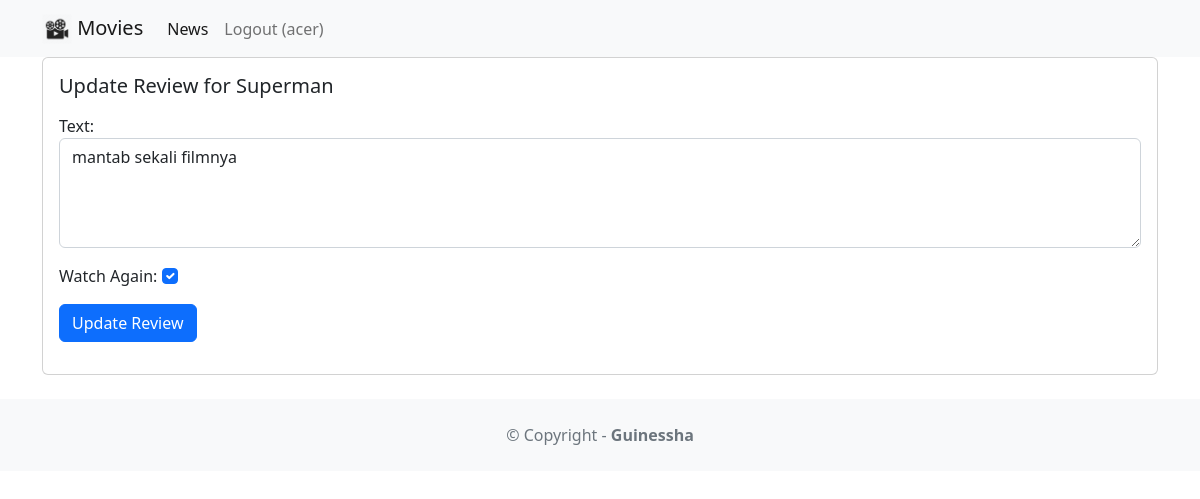
/movie/review/2 (signed in), run on the app's committed database.
### movie/models.py (models this page shows, shortened)
class Review(models.Model):
    text = models.CharField(max_length=100)
    date = models.DateTimeField(auto_now_add=True)
    user = models.ForeignKey(
            User,on_delete=models.CASCADE)
    movie = models.ForeignKey(
            Movie,on_delete=models.CASCADE)
    watchAgain = models.BooleanField()

class Movie(models.Model):
    title = models.CharField(max_length=100)
    description = models.CharField(max_length=250)
    image = models.ImageField(upload_to='movie/images/')
    url = models.URLField(blank=True)

### movie/views.py (the view, shortened to what this page needs)
# urls.py: path('review/<int:review_id>', views.updatereview, name='updatereview'),
@login_required
def updatereview(request, review_id):
    review = get_object_or_404(Review,pk=review_id, user=request.user)
    if request.method == 'GET':
        form = ReviewForm(instance=review)
        return render(request, 'updatereview.html', {'review': review, 'form':form})

### movie/forms.py
class ReviewForm(ModelForm):
    def __init__(self, *args, **kwargs):
        super(ModelForm, self).__init__(*args,
        **kwargs)
        self.fields['text'].widget.attrs.update(
        {'class': 'form-control'})
        self.fields['watchAgain'].widget.attrs.update({'class': 'form-check-input'})
    class Meta:
        model = Review
        fields = ['text','watchAgain']
        labels = {
        'watchAgain': ('Watch Again')
        }
        widgets = {
        'text': Textarea(attrs={'rows': 4}),
        }

### movie/templates/updatereview.html (shortened to what this page needs)
{% extends 'base.html' %}
{% block content %}
<div class="card mb-3">
    <div class="row g-0">
        <div>
            <div class="card-body">
                <h5 class="card-title">Update Review for {{ review.movie.title }}</h5>
                <p class="card-text">
                    <form method="POST">
                    {{ form.as_p }}
                    <button type="submit" class="btn btn-primary">
                        Update Review
                    </button>
                    </form>
                </p>
            </div>
        </div>
    </div>
</div>
{% endblock content %}

### moviereviews/templates/base.html (shortened to what this page needs)
<!DOCTYPE html>
<html lang="en">
<head>
    <link href="https://cdn.jsdelivr.net/npm/bootstrap@5.2.0-beta1/dist/css/bootstrap.min.css" rel="stylesheet">
</head>
<body>
    <nav class="navbar navbar-expand-lg bg-light">
        <div class="container">
            <a class="navbar-brand" href="{% url 'home' %}">
                {% load static %}
                <img src="{% static 'images/movie.png' %}" alt="" width="30" height="30" class="d-inline-block align-text-top">
                Movies
            </a>
            <div class="collapse navbar-collapse" id="navbarSupportedContent">
                <ul class="navbar-nav me-auto mb-2 mb-lg-0">
                    <li class="nav-item">
                        <a class="nav-link active" aria-current="page" href="{% url 'news' %}">News</a>
                    </li>
                    {% if user.is_authenticated %}
                        <a class="nav-link" href="{% url 'logoutaccount' %}">Logout ({{ user.username  }})</a>
                    {% else %}
                        <a class="nav-link" href="{% url 'loginaccount' %}">Login</a>
                        <a class="nav-link" href="{% url 'signupaccount' %}">Sign Up</a>
                    {% endif %}
                </ul>
            </div>
        </div>
    </nav>
      <div class="container">
          {% block content %}
          {% endblock content %}
      </div>
      <footer class="text-center text-lg-start bg-light text-muted mt-4">
          <div class="text-center p-4">
            © Copyright -
            <a class="text-reset fw-bold text-decoration-none" target="_blank" href="https://twitter.com/guinessha_17">
                Guinessha
            </a>
          </div>
      </footer>
</body>
</html>

### data on the page
Review: movie "Superman", text "mantab sekali filmnya", watchAgain "☑"

### other printed values
{{ user.username }} "acer"
